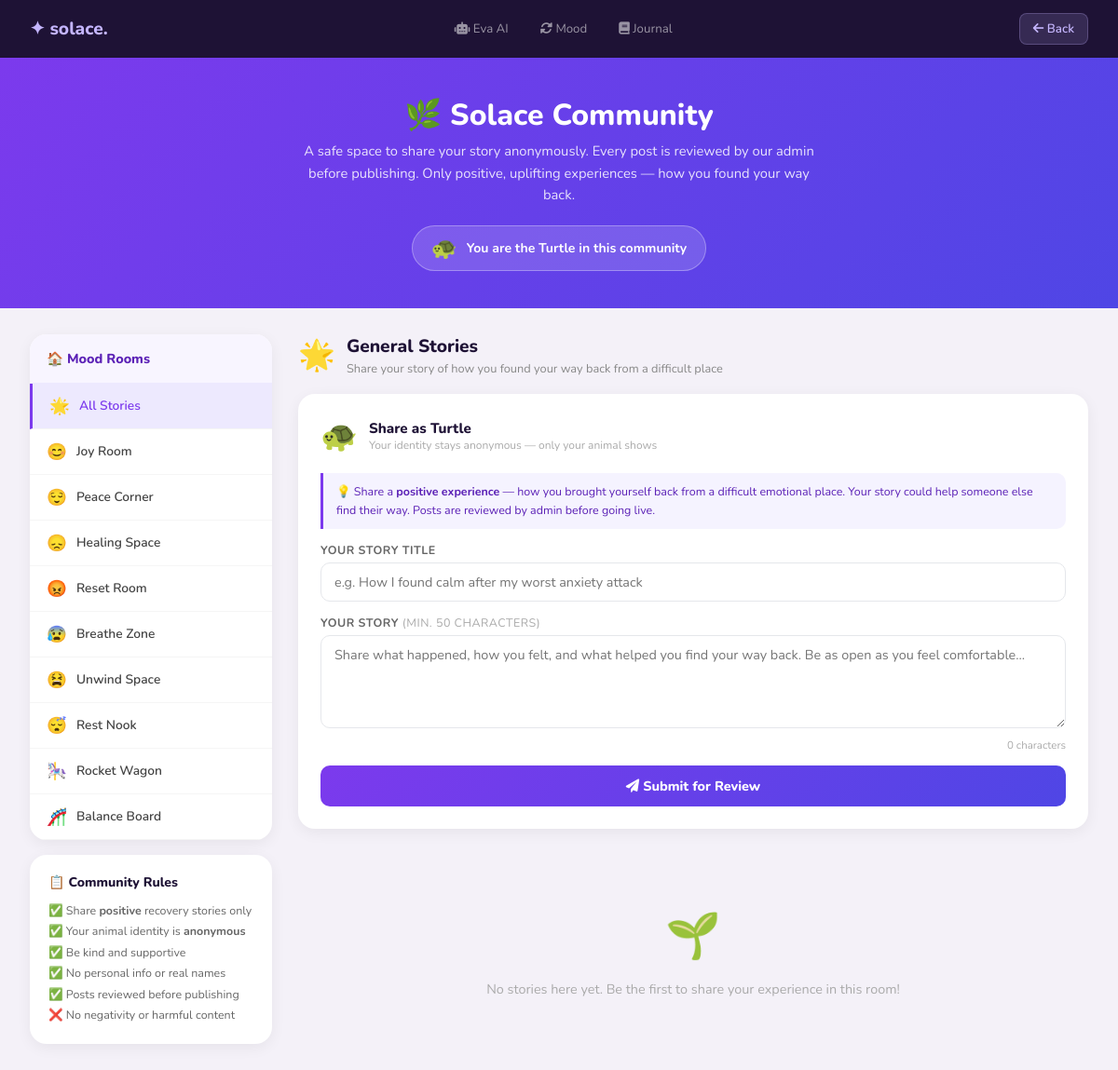
Before: /community (signed in) with the older database file.
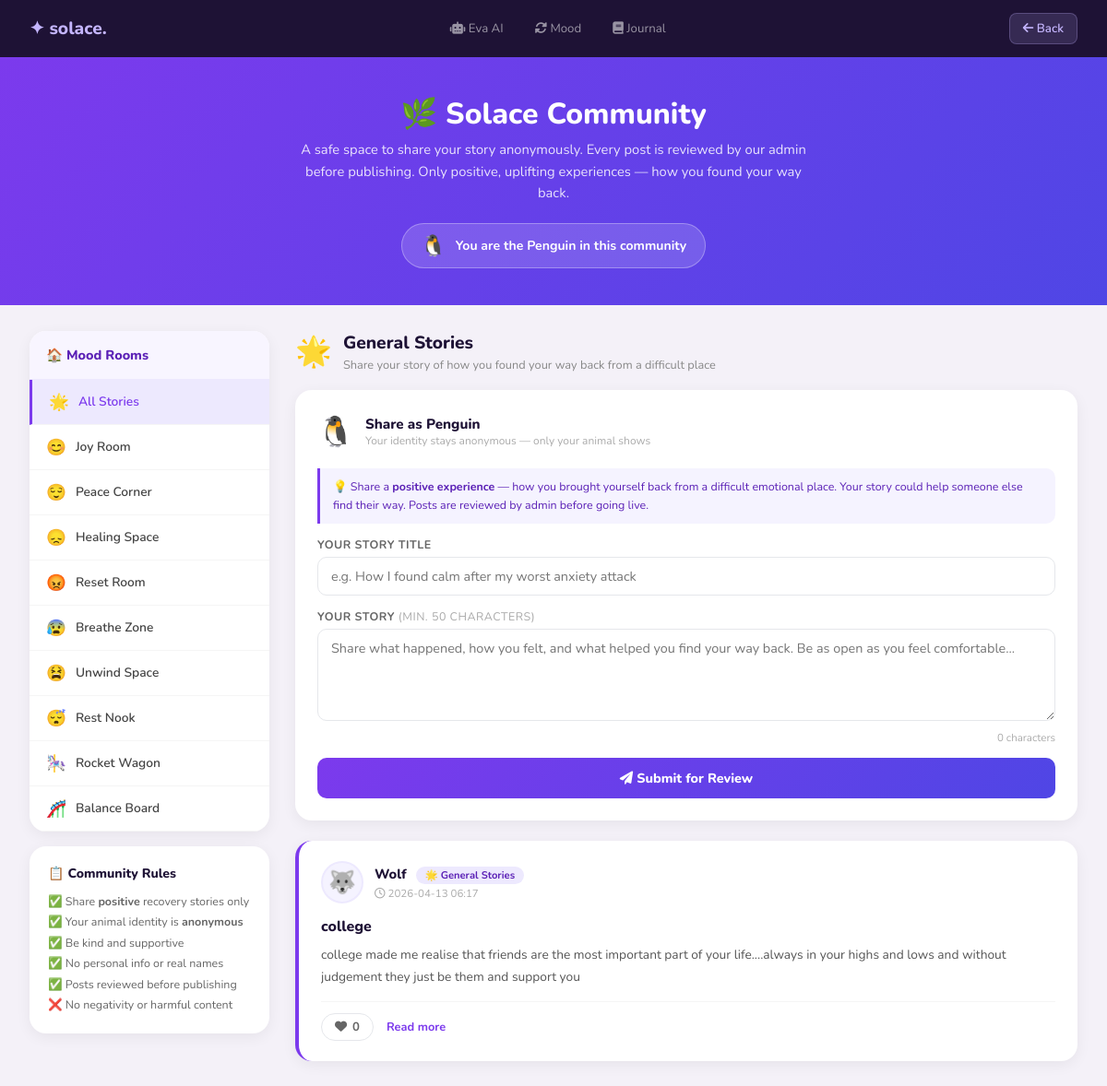
After: the same page with the newer database file.
### tables this page shows
CREATE TABLE community_posts (
                id           INTEGER PRIMARY KEY AUTOINCREMENT,
                user_id      INTEGER REFERENCES users(id),
                mood_room    TEXT NOT NULL,
                title        TEXT NOT NULL,
                story        TEXT NOT NULL,
                animal_name  TEXT NOT NULL,
                animal_emoji TEXT NOT NULL,
                status       TEXT DEFAULT 'pending',
                likes        INTEGER DEFAULT 0,
                created_at   DATETIME DEFAULT CURRENT_TIMESTAMP
            );

### app.py (the view, shortened to what this page needs)
@app.route("/community")
@login_required
def community() -> Any:
    room = request.args.get("room", "general")
    if room not in MOOD_ROOMS:
        room = "general"
    with get_db() as conn:
        if room == "general":
            posts = conn.execute("""
                SELECT cp.*, u.username FROM community_posts cp
                JOIN users u ON cp.user_id = u.id
                WHERE cp.status = 'approved'
                ORDER BY cp.created_at DESC
            """).fetchall()
        liked_ids = set()
        liked_rows = conn.execute(
            "SELECT post_id FROM community_likes WHERE user_id=?",
            (session["user_id"],)
        ).fetchall()
        liked_ids = {r["post_id"] for r in liked_rows}
    animal_name, animal_emoji = get_user_animal(session["user_id"])
    return render_template(
        "community.html",
        posts=posts,
        rooms=MOOD_ROOMS,
        current_room=room,
        animal_name=animal_name,
        animal_emoji=animal_emoji,
        liked_ids=liked_ids,
        username=session["username"],
    )

### app.py (called while the page is built)
def get_db() -> sqlite3.Connection:
    db_path = os.path.join(os.path.dirname(os.path.abspath(__file__)), "database.db")
    conn = sqlite3.connect(db_path)
    conn.row_factory = sqlite3.Row
    return conn

def login_required(f: Any) -> Any:
    @wraps(f)
    def dec(*args: Any, **kwargs: Any) -> Any:
        if "user_id" not in session:
            return redirect(url_for("login_page"))
        return f(*args, **kwargs)
    return dec

### templates/community.html (shortened to what the changed rows need)
<!DOCTYPE html>
<html lang="en">
<head>
    <link rel="stylesheet" href="https://cdnjs.cloudflare.com/ajax/libs/font-awesome/6.0.0/css/all.min.css">
</head>
<body>
<div class="hero">
    <h1>🌿 Solace Community</h1>
    <div class="my-animal">
        <span class="emoji">{{ animal_emoji }}</span>
        <span>You are the <strong>{{ animal_name }}</strong> in this community</span>
    </div>
</div>
<div class="layout">
    <div>
        <div class="sidebar-card">
            <div class="sidebar-title">🏠 Mood Rooms</div>
            <a href="/community?room=general" class="room-btn {{ 'active' if current_room == 'general' }}">
                <span class="room-emoji">🌟</span> All Stories
            </a>
            {% for key, room in rooms.items() %}
            {% if key != 'general' %}
            <a href="/community?room={{ key }}" class="room-btn {{ 'active' if current_room == key }}">
                <span class="room-emoji">{{ room.emoji }}</span>
                {{ room.label }}
            </a>
            {% endif %}
            {% endfor %}
        </div>
    </div>
    <div>
        {% set room_info = rooms[current_room] %}
        <div class="room-header">
            <div>
                <h2>{{ room_info.label }}</h2>
            </div>
        </div>
        <div class="post-form-card">
            <div class="form-header">
                <div class="form-animal">{{ animal_emoji }}</div>
                <div class="form-label-block">
                    <div class="name">Share as {{ animal_name }}</div>
                    <div class="sub">Your identity stays anonymous — only your animal shows</div>
                </div>
            </div>
        </div>
        {% if posts %}
            {% for post in posts %}
            <div class="story-card" style="--room-color: {{ rooms.get(post.mood_room, rooms['general']).color }}">
                <div class="story-header">
                    <div class="story-animal-badge">{{ post.animal_emoji }}</div>
                    <div class="story-meta">
                        <div>
                            <span class="story-animal-name">{{ post.animal_name }}</span>
                            <span class="story-room-badge">{{ rooms.get(post.mood_room, rooms['general']).emoji }} {{ rooms.get(post.mood_room, rooms['general']).label }}</span>
                        </div>
                        <div class="story-time"><i class="far fa-clock"></i> {{ post.created_at[:16] }}</div>
                    </div>
                </div>
                <div class="story-title">{{ post.title }}</div>
                <div class="story-body collapsed" id="body-{{ post.id }}">{{ post.story }}</div>
                <div class="story-footer">
                    <form onsubmit="likePost(event, {{ post.id }})">
                        <button type="submit" class="like-btn {{ 'liked' if post.id in liked_ids }}" id="like-btn-{{ post.id }}">
                            <i class="fas fa-heart"></i>
                            <span id="like-count-{{ post.id }}">{{ post.likes }}</span>
                        </button>
                    </form>
                    <button class="read-more-btn" onclick="toggleRead({{ post.id }}, this)">Read more</button>
                </div>
            </div>
            {% endfor %}
        {% else %}
            <div class="empty-state">
                <span class="icon">🌱</span>
                <p>No stories here yet. Be the first to share your experience in this room!</p>
            </div>
        {% endif %}
    </div>
</div>
</body>
</html>

Changed rows visible on the page:
added community_posts: animal_emoji "🐺", animal_name "Wolf", get "🌟", get "General Stories", created_at "2026-04-13 06:17", title "college", story "college made me realise that friends are the most important part of your life....always in your highs and lows and without judgement they just be them and support you", likes "0"
Other visible differences:
{{ animal_emoji }}: "🐢" → "🐧"
{{ animal_name }}: "Turtle" → "Penguin"
text no longer shown: "🌱 No stories here yet. Be the first to share your experience in this room!"
